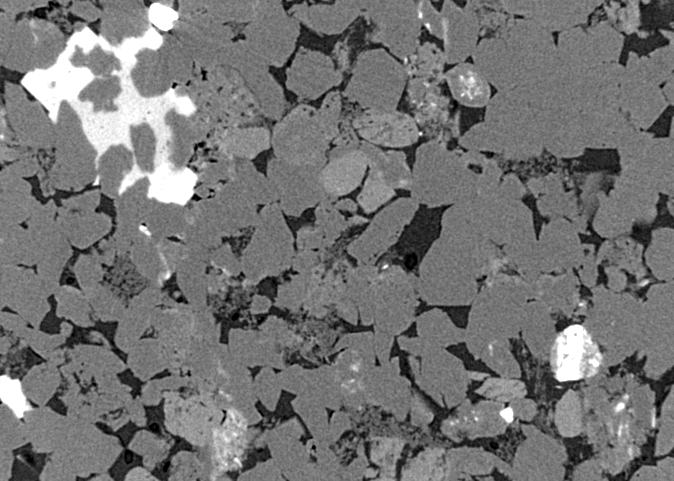
#> input picture Additional Materials/L14_Code/sandstone.tif, 674 x 481 px, found by its file name
$ jupyter execute FT_2D_Sine.ipynb
#> lines starting #> are read from the running program, lines starting #| are printed output that depends on the picture
[cell 1]
import cv2
from matplotlib import pyplot as plt
import numpy as np

[cell 2]
#Generate a 2D sine wave image
T=3
x = np.arange(256)  # generate values from 0 to 255 (our image size)
y = np.sin(2 * np.pi * x / T)  #calculate sine of x values
#Divide by a smaller number above to increase the frequency.
y += max(y) # offset sine wave by the max value to go out of negative range of sine

#Generate a 256x256 image (2D array of the sine wave)
img = np.array([[y[j]*127 for j in range(256)] for i in range(256)], dtype=np.uint8) # create 2-D array of sine-wave

#img = cv2.imread('images/sandstone.tif', 0) # load an actual image
plt.imshow(img)
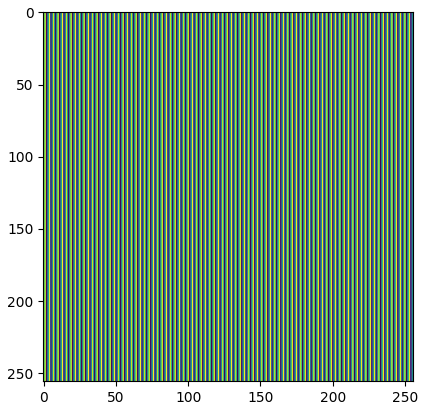
#> figure drawn by matplotlib, 1 panel

[cell 3]
from google.colab import drive
drive.mount('/content/drive')

img = cv2.imread('/content/drive/MyDrive/images/L10/sandstone.tif', 0)
#> img is the input picture: shape (481, 674); min 0, max 255, mean 115.4
plt.imshow(img)

[cell 4]
dft = cv2.dft(np.float32(img), flags=cv2.DFT_COMPLEX_OUTPUT) # typecasting

[cell 5]
#Shift DFT. First check the output without the shift
#Without shifting the data would be centered around origin at the top left
#Shifting it moves the origin to the center of the image.
dft_shift = np.fft.fftshift(dft)

#dft_shift = dft
#try without shift

[cell 6]
#Calculate magnitude spectrum from the DFT (Real part and imaginary part)
#Added 1 as we may see 0 values and log of 0 is indeterminate
magnitude_spectrum = 20 * np.log((cv2.magnitude(dft_shift[:, :, 0], dft_shift[:, :, 1]))+1)
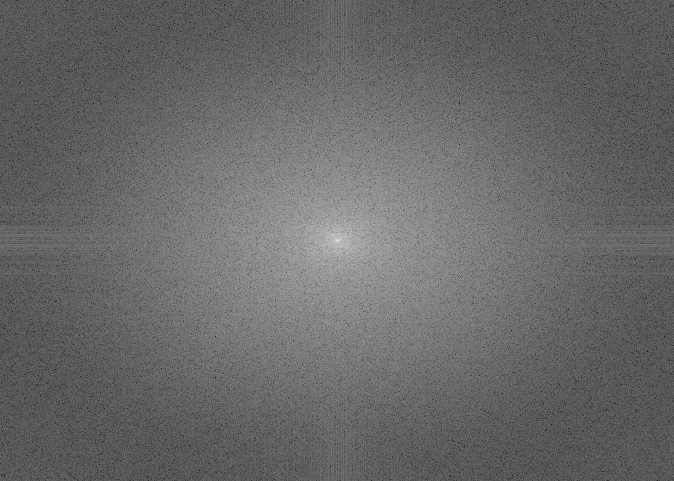
#> magnitude_spectrum: shape (481, 674) float32; min 18.76, max 348.8, mean 154; drawn with min black and max white

[cell 7]
#As the spatial frequency increases (bars closer),
#the peaks in the DFT amplitude spectrum move farther away from the origin

#Center represents low frequency and the corners high frequency (with DFT shift).

fig = plt.figure(figsize=(12, 12))
ax1 = fig.add_subplot(2,2,1)
ax1.imshow(img)
ax1.title.set_text('Input Image')
ax2 = fig.add_subplot(2,2,2)
ax2.imshow(magnitude_spectrum)
ax2.title.set_text('FFT of image')
plt.show()
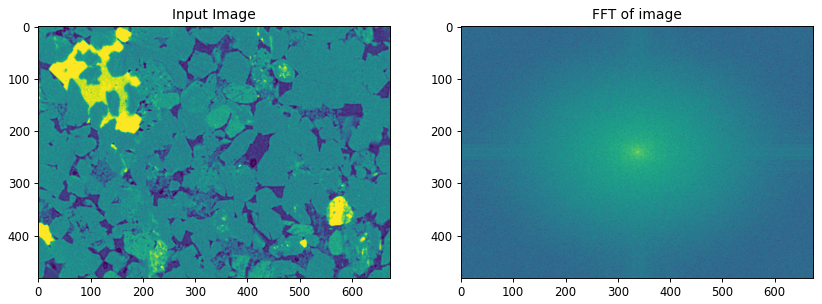
#> figure drawn by matplotlib, 2 panels
